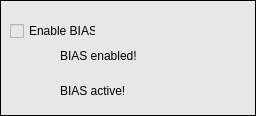
   <widget class="caFrame" name="caframe_5">
    <property name="geometry">
     <rect>
      <x>265</x>
      <y>440</y>
      <width>256</width>
      <height>116</height>
     </rect>
    </property>
    <property name="font">
     <font>
      <pointsize>8</pointsize>
     </font>
    </property>
    <property name="styleSheet">
     <string notr="true">background-color: rgb(231, 231, 231);</string>
    </property>
    <property name="frameShape">
     <enum>QFrame::Box</enum>
    </property>
    <property name="frameShadow">
     <enum>QFrame::Plain</enum>
    </property>
    <property name="lineWidth">
     <number>1</number>
    </property>
    <property name="midLineWidth">
     <number>1</number>
    </property>
    <property name="background">
     <color>
      <red>0</red>
      <green>0</green>
      <blue>0</blue>
     </color>
    </property>
    <property name="backgroundMode">
     <enum>caFrame::Filled</enum>
    </property>
    <widget class="caToggleButton" name="catogglebutton">
     <property name="geometry">
      <rect>
       <x>10</x>
       <y>20</y>
       <width>86</width>
       <height>22</height>
      </rect>
     </property>
     <property name="text">
      <string>Enable BIAS</string>
     </property>
     <property name="channel" stdset="0">
      <string notr="true">$(DEVICE):bias:enable</string>
     </property>
    </widget>
    <widget class="caLabel" name="calabel">
     <property name="geometry">
      <rect>
       <x>60</x>
       <y>70</y>
       <width>131</width>
       <height>41</height>
      </rect>
     </property>
     <property name="text">
      <string>BIAS active!</string>
     </property>
     <property name="foreground">
      <color>
       <red>255</red>
       <green>255</green>
       <blue>127</blue>
      </color>
     </property>
     <property name="background">
      <color>
       <red>255</red>
       <green>0</green>
       <blue>0</blue>
      </color>
     </property>
     <property name="visibility">
      <enum>caLabel::IfNotZero</enum>
     </property>
     <property name="channel" stdset="0">
      <string notr="true">$(DEVICE):bias:active</string>
     </property>
    </widget>
    <widget class="caLabel" name="calabel_2">
     <property name="geometry">
      <rect>
       <x>60</x>
       <y>45</y>
       <width>131</width>
       <height>21</height>
      </rect>
     </property>
     <property name="text">
      <string>BIAS enabled!</string>
     </property>
     <property name="foreground">
      <color>
       <red>255</red>
       <green>0</green>
       <blue>0</blue>
      </color>
     </property>
     <property name="background">
      <color>
       <red>255</red>
       <green>255</green>
       <blue>127</blue>
      </color>
     </property>
     <property name="colorMode">
      <enum>caLabel::Static</enum>
     </property>
     <property name="visibility">
      <enum>caLabel::IfNotZero</enum>
     </property>
     <property name="channel" stdset="0">
      <string notr="true">$(DEVICE):bias:enable</string>
     </property>
    </widget>
   </widget>
